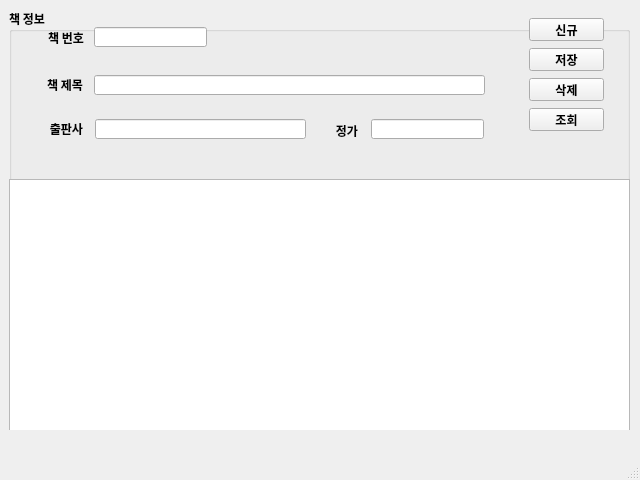
<?xml version="1.0" encoding="UTF-8"?>
<ui version="4.0">
 <class>MainWindow</class>
 <widget class="QMainWindow" name="MainWindow">
  <property name="geometry">
   <rect>
    <x>0</x>
    <y>0</y>
    <width>640</width>
    <height>480</height>
   </rect>
  </property>
  <property name="maximumSize">
   <size>
    <width>640</width>
    <height>480</height>
   </size>
  </property>
  <property name="font">
   <font>
    <family>나눔고딕</family>
    <weight>75</weight>
    <bold>true</bold>
   </font>
  </property>
  <property name="windowTitle">
   <string>마당 도서관리 V1.0</string>
  </property>
  <widget class="QWidget" name="centralwidget">
   <widget class="QWidget" name="verticalLayoutWidget">
    <property name="geometry">
     <rect>
      <x>9</x>
      <y>9</y>
      <width>621</width>
      <height>421</height>
     </rect>
    </property>
    <layout class="QVBoxLayout" name="verticalLayout">
     <item>
      <widget class="QGroupBox" name="groupBox">
       <property name="title">
        <string>책 정보</string>
       </property>
       <widget class="QTableWidget" name="tblBooks">
        <property name="geometry">
         <rect>
          <x>0</x>
          <y>170</y>
          <width>621</width>
          <height>261</height>
         </rect>
        </property>
       </widget>
       <widget class="QLabel" name="label">
        <property name="geometry">
         <rect>
          <x>19</x>
          <y>23</y>
          <width>56</width>
          <height>12</height>
         </rect>
        </property>
        <property name="text">
         <string>책 번호</string>
        </property>
        <property name="alignment">
         <set>Qt::AlignRight|Qt::AlignTrailing|Qt::AlignVCenter</set>
        </property>
       </widget>
       <widget class="QLineEdit" name="txtBookid">
        <property name="geometry">
         <rect>
          <x>85</x>
          <y>18</y>
          <width>113</width>
          <height>20</height>
         </rect>
        </property>
        <property name="inputMethodHints">
         <set>Qt::ImhFormattedNumbersOnly</set>
        </property>
       </widget>
       <widget class="QLabel" name="label_2">
        <property name="geometry">
         <rect>
          <x>18</x>
          <y>70</y>
          <width>56</width>
          <height>12</height>
         </rect>
        </property>
        <property name="text">
         <string>책 제목</string>
        </property>
        <property name="alignment">
         <set>Qt::AlignRight|Qt::AlignTrailing|Qt::AlignVCenter</set>
        </property>
       </widget>
       <widget class="QLineEdit" name="txtBookName">
        <property name="geometry">
         <rect>
          <x>85</x>
          <y>66</y>
          <width>391</width>
          <height>20</height>
         </rect>
        </property>
       </widget>
       <widget class="QLineEdit" name="txtPublisher">
        <property name="geometry">
         <rect>
          <x>86</x>
          <y>110</y>
          <width>211</width>
          <height>20</height>
         </rect>
        </property>
       </widget>
       <widget class="QLabel" name="label_3">
        <property name="geometry">
         <rect>
          <x>18</x>
          <y>114</y>
          <width>56</width>
          <height>12</height>
         </rect>
        </property>
        <property name="text">
         <string>출판사</string>
        </property>
        <property name="alignment">
         <set>Qt::AlignRight|Qt::AlignTrailing|Qt::AlignVCenter</set>
        </property>
       </widget>
       <widget class="QLabel" name="label_4">
        <property name="geometry">
         <rect>
          <x>293</x>
          <y>116</y>
          <width>56</width>
          <height>12</height>
         </rect>
        </property>
        <property name="text">
         <string>정가</string>
        </property>
        <property name="alignment">
         <set>Qt::AlignRight|Qt::AlignTrailing|Qt::AlignVCenter</set>
        </property>
       </widget>
       <widget class="QLineEdit" name="txtPrice">
        <property name="geometry">
         <rect>
          <x>362</x>
          <y>110</y>
          <width>113</width>
          <height>20</height>
         </rect>
        </property>
       </widget>
       <widget class="QPushButton" name="btnNew">
        <property name="geometry">
         <rect>
          <x>520</x>
          <y>9</y>
          <width>75</width>
          <height>23</height>
         </rect>
        </property>
        <property name="text">
         <string>신규</string>
        </property>
       </widget>
       <widget class="QPushButton" name="btnSave">
        <property name="geometry">
         <rect>
          <x>520</x>
          <y>39</y>
          <width>75</width>
          <height>23</height>
         </rect>
        </property>
        <property name="text">
         <string>저장</string>
        </property>
       </widget>
       <widget class="QPushButton" name="btnDel">
        <property name="geometry">
         <rect>
          <x>520</x>
          <y>69</y>
          <width>75</width>
          <height>23</height>
         </rect>
        </property>
        <property name="text">
         <string>삭제</string>
        </property>
       </widget>
       <widget class="QPushButton" name="btnReload">
        <property name="geometry">
         <rect>
          <x>520</x>
          <y>99</y>
          <width>75</width>
          <height>23</height>
         </rect>
        </property>
        <property name="text">
         <string>조회</string>
        </property>
       </widget>
      </widget>
     </item>
    </layout>
   </widget>
  </widget>
  <widget class="QMenuBar" name="menubar">
   <property name="geometry">
    <rect>
     <x>0</x>
     <y>0</y>
     <width>640</width>
     <height>21</height>
    </rect>
   </property>
  </widget>
  <widget class="QStatusBar" name="statusbar"/>
 </widget>
 <tabstops>
  <tabstop>txtBookid</tabstop>
  <tabstop>txtBookName</tabstop>
  <tabstop>txtPublisher</tabstop>
  <tabstop>txtPrice</tabstop>
  <tabstop>btnNew</tabstop>
  <tabstop>btnSave</tabstop>
  <tabstop>btnDel</tabstop>
  <tabstop>btnReload</tabstop>
  <tabstop>tblBooks</tabstop>
 </tabstops>
 <resources/>
 <connections/>
</ui>
